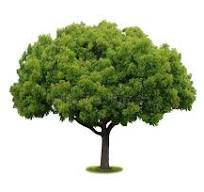
#> input picture test_images/no_faces.jpg, 204 x 192 px, found by its file name
$ python face_detector.py
#> lines starting #> are read from the running program, lines starting #| are printed output that depends on the picture; after the words box and inside, x2 and y2 are one past the last pixel; in counts of white or black regions, pixels touching at a corner belong together
import cv2
import os

FACE_CASCADE = cv2.CascadeClassifier(cv2.data.haarcascades + 'haarcascade_frontalface_default.xml')
EYE_CASCADE = cv2.CascadeClassifier(cv2.data.haarcascades + 'haarcascade_eye.xml')

def detect_faces(image_path):

#> called with image_path = 'test_images/no_faces.jpg'
    img = cv2.imread(image_path)
#> img is the input picture: shape (192, 204, 3); mean B, G, R 169.7, 194.8, 186.4
    if img is None:
        return {"error": f"Could not read image: {image_path}"}

    gray = cv2.cvtColor(img, cv2.COLOR_BGR2GRAY)
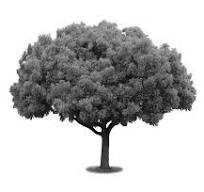
#> gray: shape (192, 204); min 0, max 255, mean 189.4

    faces = FACE_CASCADE.detectMultiScale(gray, scaleFactor=1.1, minNeighbors=5, minSize=(30, 30))
#> faces = ()

    faces_list = [{"box": [int(x), int(y), int(w), int(h)]} for (x, y, w, h) in faces]
#> faces_list = []

    return {
        "count": len(faces_list),
        "boxes": faces_list
    }

def draw_faces(image_path, output_path):

    img = cv2.imread(image_path)
    if img is None:
        return {"error": f"Could not read image: {image_path}"}

    gray = cv2.cvtColor(img, cv2.COLOR_BGR2GRAY)
    faces = FACE_CASCADE.detectMultiScale(gray, scaleFactor=1.1, minNeighbors=5, minSize=(30, 30))

    for (x, y, w, h) in faces:
        cv2.rectangle(img, (x, y), (x+w, y+h), (255, 0, 0), 2)

    os.makedirs(os.path.dirname(output_path) or '.', exist_ok=True)
    cv2.imwrite(output_path, img)

    return {"message": f"Successfully saved drawn faces to {output_path}", "faces_drawn": len(faces)}

def detect_faces_with_eyes(image_path):

    img = cv2.imread(image_path)
    if img is None:
        return {"error": f"Could not read image: {image_path}"}

    gray = cv2.cvtColor(img, cv2.COLOR_BGR2GRAY)
    faces = FACE_CASCADE.detectMultiScale(gray, scaleFactor=1.1, minNeighbors=5, minSize=(30, 30))

    valid_faces = []

    for (x, y, w, h) in faces:
        roi_gray = gray[y:y+h, x:x+w]

        eyes = EYE_CASCADE.detectMultiScale(roi_gray, scaleFactor=1.1, minNeighbors=5, minSize=(20, 20))

        if len(eyes) >= 2:
            valid_faces.append({"box": [int(x), int(y), int(w), int(h)], "eyes_found": len(eyes)})

    return {
        "count": len(valid_faces),
        "boxes": valid_faces
    }

if __name__ == "__main__":
    os.makedirs("test_outputs", exist_ok=True)

    test_images = {
        "No Faces": "test_images/no_faces.jpg",
        "One Face": "test_images/one_face.jpg",
        "Two Faces": "test_images/two_faces.jpg",
        "Group (5+)": "test_images/group_photo.png"
    }

    print("--- Starting Week 2 Tests ---")

    for desc, path in test_images.items():
        print(f"\n[Testing: {desc}] -> Path: {path}")

        result_normal = detect_faces(path)
#> result_normal = {'count': 0, 'boxes': []}
        print(f"Normal Detection: Found {result_normal.get('count', 0)} faces.")
#| Normal Detection: Found 0 faces.

        result_eyes = detect_faces_with_eyes(path)
#> in detect_faces_with_eyes, `faces = FACE_CASCADE.detectMultiScale(gray, scaleFactor=1.1, minNeighb..`: faces = ()
#> after the loop in detect_faces_with_eyes, `for (x, y, w, h) in faces:`: valid_faces = []
#> result_eyes = {'count': 0, 'boxes': []}
        print(f"Eye-Validated Detection: Found {result_eyes.get('count', 0)} valid faces.")
#| Eye-Validated Detection: Found 0 valid faces.

        if "error" not in result_normal:
            out_path = f"test_outputs/{desc.replace(' ', '_').lower()}_output.jpg"
            draw_result = draw_faces(path, out_path)
#> in draw_faces, `faces = FACE_CASCADE.detectMultiScale(gray, scaleFactor=1.1, minNeighb..`: faces = ()
#> draw_result = 2 items
            print(f"Drawing: {draw_result.get('message', draw_result.get('error'))}")
#| Drawing: Successfully saved drawn faces to test_outputs/no_faces_output.jpg
        else:
            print(f"Skipping drawing: {result_normal['error']}")
#> pass 2 of the loop `for desc, path in test_images.items():`:
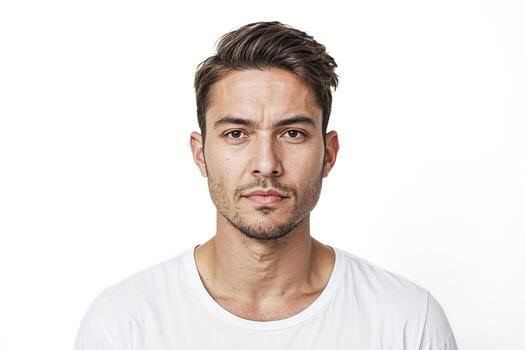
#> input picture test_images/one_face.jpg, 525 x 350 px, found by its file name
#> in detect_faces, img is the input picture: shape (350, 525, 3); mean B, G, R 225.1, 228, 234.5
#> gray: shape (350, 525)
#> in detect_faces (call 2), `faces = FACE_CASCADE.detectMultiScale(gray, scaleFactor=1.1, minNeighb..`: faces = [[189, 73, 153, 153]]
#> faces_list = 1 item
#> result_normal = 2 items
#| Normal Detection: Found 1 faces.
#> in detect_faces_with_eyes (call 2), `faces = FACE_CASCADE.detectMultiScale(gray, scaleFactor=1.1, minNeighb..`: faces = [[189, 73, 153, 153]]
#> the loop in detect_faces_with_eyes (call 2), `for (x, y, w, h) in faces:` made 1 pass
#> (x, y, w, h, eyes) on pass 1: (189, 73, 153, 153, [[27, 42, 37, 37], [84, 41, 39, 39]])
#> pass 1, in detect_faces_with_eyes (call 2), `roi_gray = gray[y:y+h, x:x+w]`:
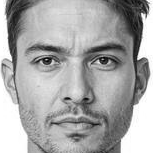
#> roi_gray: shape (153, 153); min 2, max 255, mean 167
#> after the loop in detect_faces_with_eyes (call 2), `for (x, y, w, h) in faces:`: valid_faces = 1 item
#> result_eyes = 2 items
#| Eye-Validated Detection: Found 1 valid faces.
#> in draw_faces (call 2), `faces = FACE_CASCADE.detectMultiScale(gray, scaleFactor=1.1, minNeighb..`: faces = [[189, 73, 153, 153]]
#> the loop in draw_faces (call 2), `for (x, y, w, h) in faces:` made 1 pass
#> after the loop in draw_faces (call 2), `for (x, y, w, h) in faces:`:
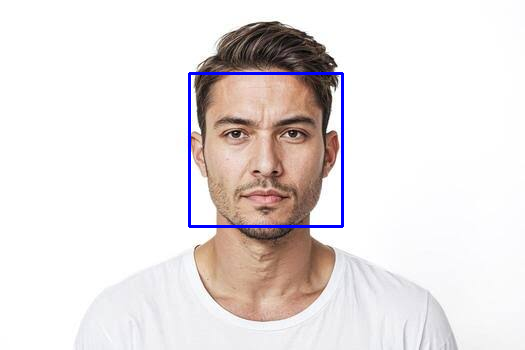
#> img: shape (350, 525, 3); 1% of pixels changed, all inside (x1, y1, x2, y2) = (188, 72, 344, 228)
#| Drawing: Successfully saved drawn faces to test_outputs/one_face_output.jpg
#> pass 3 of the loop `for desc, path in test_images.items():`:
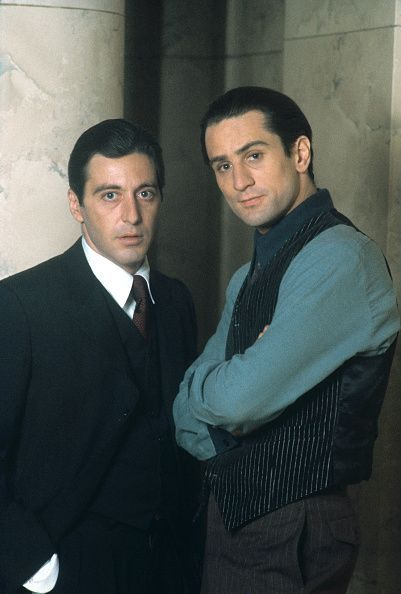
#> input picture test_images/two_faces.jpg, 401 x 594 px, found by its file name
#> in detect_faces, img is the input picture: shape (594, 401, 3); mean B, G, R 76.2, 79.7, 72.6
#> gray: shape (594, 401)
#> in detect_faces (call 3), `faces = FACE_CASCADE.detectMultiScale(gray, scaleFactor=1.1, minNeighb..`: faces = [[76, 156, 100, 100], [191, 119, 100, 100]]
#> faces_list = 2 items
#| Normal Detection: Found 2 faces.
#> in detect_faces_with_eyes (call 3), `faces = FACE_CASCADE.detectMultiScale(gray, scaleFactor=1.1, minNeighb..`: faces = [[76, 156, 100, 100], [191, 119, 100, 100]]
#> the loop in detect_faces_with_eyes (call 3), `for (x, y, w, h) in faces:` made 2 passes
#> (x, y, w, h, eyes) on passes 1 to 2: (76, 156, 100, 100, [[20, 26, 27, 27], [56, 26, 24, 24]]), (191, 119, 100, 100, [[51, 23, 26, 26], [24, 37, 21, 21]])
#> pass 1, in detect_faces_with_eyes (call 3), `roi_gray = gray[y:y+h, x:x+w]`:
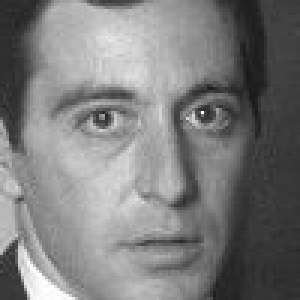
#> roi_gray: shape (100, 100) (shown 3 times larger); min 24, max 255, mean 124.4
#> after the loop in detect_faces_with_eyes (call 3), `for (x, y, w, h) in faces:`: valid_faces = 2 items
#| Eye-Validated Detection: Found 2 valid faces.
#> in draw_faces (call 3), `faces = FACE_CASCADE.detectMultiScale(gray, scaleFactor=1.1, minNeighb..`: faces = [[76, 156, 100, 100], [191, 119, 100, 100]]
#> the loop in draw_faces (call 3), `for (x, y, w, h) in faces:` made 2 passes
#> after the loop in draw_faces (call 3), `for (x, y, w, h) in faces:`:
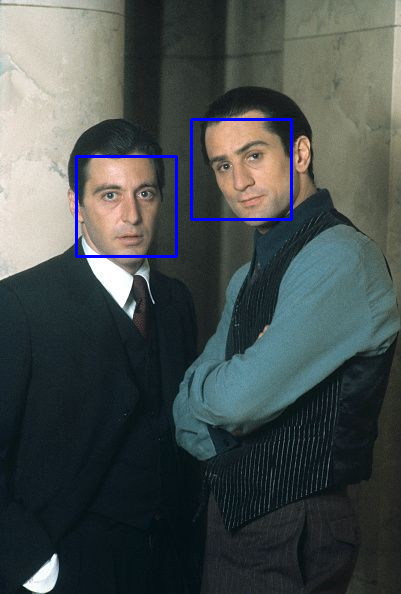
#> img: shape (594, 401, 3); 1% of pixels changed, all inside (x1, y1, x2, y2) = (75, 118, 293, 258)
#| Drawing: Successfully saved drawn faces to test_outputs/two_faces_output.jpg
#> the loop made 4 passes; the first 3 are shown

    print("\n--- Tests Completed ---")
